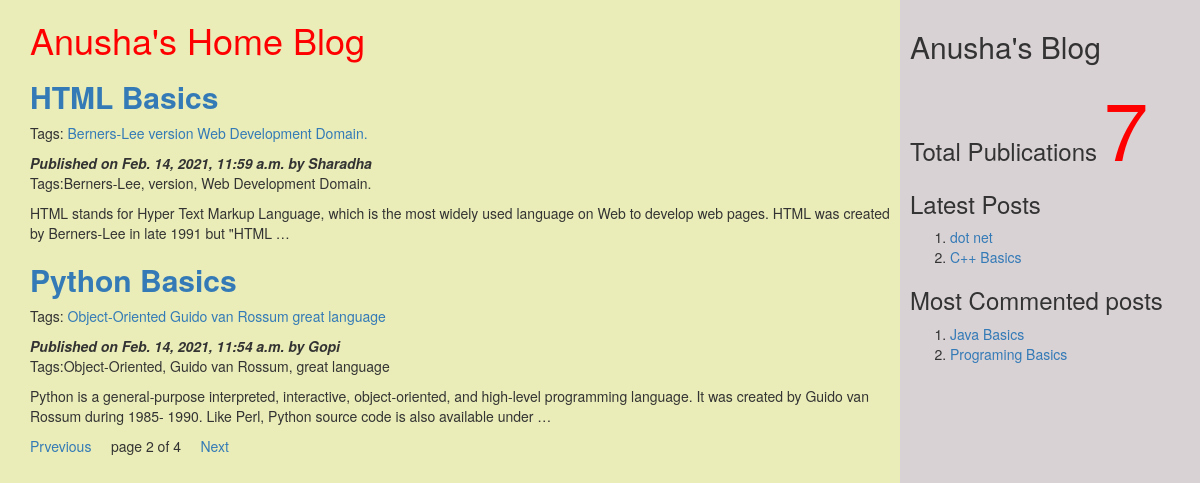
Screenshot of /?page=2 with the database file from the repository.
### myApp/models.py (models this page shows, shortened)
class Post(models.Model):
    tags=TaggableManager()
    STATUS_CHOICES=(('draft','Draft'),('published','Published'))
    title=models.CharField(max_length=200)
    slug=models.SlugField(max_length=264,unique_for_date='publish')
    author=models.ForeignKey(User,related_name='blog_posts',on_delete=models.CASCADE)
    body=models.TextField()
    publish=models.DateTimeField(default=timezone.now)
    created=models.DateTimeField(auto_now_add=True)
    updated=models.DateTimeField(auto_now=True)
    status=models.CharField(max_length=20,choices=STATUS_CHOICES,default='draft')
    objects=CustomManager()
    class Meta:
        ordering=('-publish',)
    def get_absolute_url(self):
        return reverse('post_detail',args=[self.publish.year,self.publish.strftime('%m'),self.publish.strftime('%d'),self.slug])

### myApp/views.py (the view)
# urls.py: url(r'^$',views.post_list_view),
def post_list_view(request,tag_slug=None):
    post_list=Post.objects.all()
    tag=None
    if tag_slug:
        tag=get_object_or_404(Tag,slug=tag_slug) #provided slug
        post_list=post_list.filter(tags__in=[tag])
    paginator=Paginator(post_list,2) #step1
    page_number=request.GET.get('page')#step2
    try:
        post_list=paginator.page(page_number)#step2
    except PageNotAnInteger:
        post_list=paginator.page(1)#step3
    except EmptyPage:
        post_list=Paginator.page(paginator.num_pages) #page4
    d={'post_list':post_list,'tag':tag}
    return render(request,'myApp/post_list.html',d)

### myApp/models.py (called while the page is built)
    def get_queryset(self):
        return super().get_queryset().filter(status='published')

### myApp/templatetags/mytags.py (called while the page is built)
@register.simple_tag
def total_posts():
    return Post.objects.count()

@register.inclusion_tag('myApp/latest_post.html')
def show_latest_posts(count=3):
    latest_post=Post.objects.order_by('-publish')[:count]
    return {'latest_posts':latest_post}

@register.simple_tag
def get_most_commented_posts(count=2):
    return Post.objects.annotate(total_comments=Count('comments')).order_by('-total_comments')[:count]

### templates/myApp/post_list.html (shortened to what this page needs)
<!DOCTYPE html>
<html lang="en" dir="ltr">
{%extends 'myApp/parent.html'%}
    {% block content_block%}
    <h1 style="color:red">Anusha's Home Blog</h1>
    {%for post in post_list%}
    <a href="{{post.get_absolute_url}}"><h2><b>{{post.title}}</b></h2></a>
    <p>Tags:
      {%for t in post.tags.all%}
      <a href="{%url 'post_list_by_tag_name' t.slug%}">{{t.name}}</a>
      {%endfor%}</p>
    <i><b>Published on {{post.publish}} by {{post.author|title}}</b></i>
    <p>Tags:{{post.tags.all|join:', '}}</p>
    {{post.body|truncatewords:30|linebreaks}}
    {%endfor%}
    {%include 'myApp/pagination.html' with page=post_list%}
    {%endblock%}

### templates/myApp/parent.html (shortened to what this page needs)
<html>
{% load mytags %}
  <head>
    <link rel="stylesheet" href="https://maxcdn.bootstrapcdn.com/bootstrap/3.3.7/css/bootstrap.min.css">
  </head>
  <body>
    <div class="content" style="width:75%;float:left;background-color:#eaedb7;height:1000px;padding:0 0 0 30px">
              {%block content_block%}
              {%endblock%}
    </div>
    <div class="sidebar" style="width:25%;float:right;background-color:#d9d2d4;height:1000px;padding:10px">
      <h2>Anusha's Blog</h2>
      <h3> Total Publications
        <span style="color:red; font-size:80px">
        {% total_posts %}
        </span>
        <h3>Latest Posts </h3>
        {%show_latest_posts 2%}
        <h3>Most Commented posts</h3>
        {% get_most_commented_posts as m %}
        <ol>
          {% for post in m%}
          <li><a href="{{post.get_absolute_url}}">{{post.title}}</a></li>
          {%endfor%}
        </ol>
  </body>
</html>

### templates/myApp/latest_post.html
<!DOCTYPE html>
  <body>
    <ol>
    {%for post in latest_posts %}
    <li><a href="{{post.get_absolute_url}}">{{post.title}}</a></li>
    {%endfor%}
      </ol>
  </body>
</html>

### rows the page displays
Post: title "HTML Basics", publish "Feb. 14, 2021, 11:59 a.m.", author "Sharadha", tags.all "Berners-Lee, version, Web Development Domain.", body "HTML stands for Hyper Text Markup Language, which is the most widely used language on Web to develop web pages. HTML was created by Berners-Lee in late 1991 but \"HTML …"
Tag: name "Berners-Lee"
Tag: name "version"
Tag: name "Web Development Domain."
Post: title "Python Basics", publish "Feb. 14, 2021, 11:54 a.m.", author "Gopi", tags.all "Object-Oriented, Guido van Rossum, great language", body "Python is a general-purpose interpreted, interactive, object-oriented, and high-level programming language. It was created by Guido van Rossum during 1985- 1990. Like Perl, Python source code is also available under …"
Tag: name "Object-Oriented"
Tag: name "Guido van Rossum"
Tag: name "great language"
Post: title "dot net"
Post: title "C++ Basics"
Post: title "Java Basics"
Post: title "Programing Basics"

### other values shown
{{ page.number }} "2"
{{ page.paginator.num_pages }} "4"
